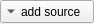
<?xml version="1.0" encoding="UTF-8"?>
<ui version="4.0">
 <class>VisualizerTitleBarButtonPerSource</class>
 <widget class="QWidget" name="VisualizerTitleBarButtonPerSource">
  <property name="geometry">
   <rect>
    <x>0</x>
    <y>0</y>
    <width>94</width>
    <height>24</height>
   </rect>
  </property>
  <property name="sizePolicy">
   <sizepolicy hsizetype="Preferred" vsizetype="Fixed">
    <horstretch>0</horstretch>
    <verstretch>0</verstretch>
   </sizepolicy>
  </property>
  <property name="minimumSize">
   <size>
    <width>0</width>
    <height>24</height>
   </size>
  </property>
  <property name="maximumSize">
   <size>
    <width>16777215</width>
    <height>24</height>
   </size>
  </property>
  <property name="windowTitle">
   <string>Visualizer</string>
  </property>
  <property name="styleSheet">
   <string notr="true">QWidget#VisualizerTitleBar {
	background-color: rgb(0, 0, 0);
 }</string>
  </property>
  <layout class="QHBoxLayout" name="horizontalLayout_2">
   <property name="spacing">
    <number>1</number>
   </property>
   <property name="margin">
    <number>0</number>
   </property>
   <item>
    <widget class="QToolButton" name="toolButton">
     <property name="text">
      <string>add source</string>
     </property>
     <property name="popupMode">
      <enum>QToolButton::InstantPopup</enum>
     </property>
     <property name="toolButtonStyle">
      <enum>Qt::ToolButtonTextBesideIcon</enum>
     </property>
     <property name="arrowType">
      <enum>Qt::DownArrow</enum>
     </property>
    </widget>
   </item>
  </layout>
  <action name="actionClose">
   <property name="text">
    <string>Close</string>
   </property>
  </action>
  <action name="actionFloat">
   <property name="checkable">
    <bool>true</bool>
   </property>
   <property name="icon">
    <iconset>
     <normaloff>C:/Users/resources/icons/clear_console_16x16.png</normaloff>C:/Users/resources/icons/clear_console_16x16.png</iconset>
   </property>
   <property name="text">
    <string>Float</string>
   </property>
  </action>
 </widget>
 <resources/>
 <connections/>
 <slots>
  <slot>setCurrentSlot(int)</slot>
  <slot>setCurrentVisualizer(int)</slot>
 </slots>
</ui>
